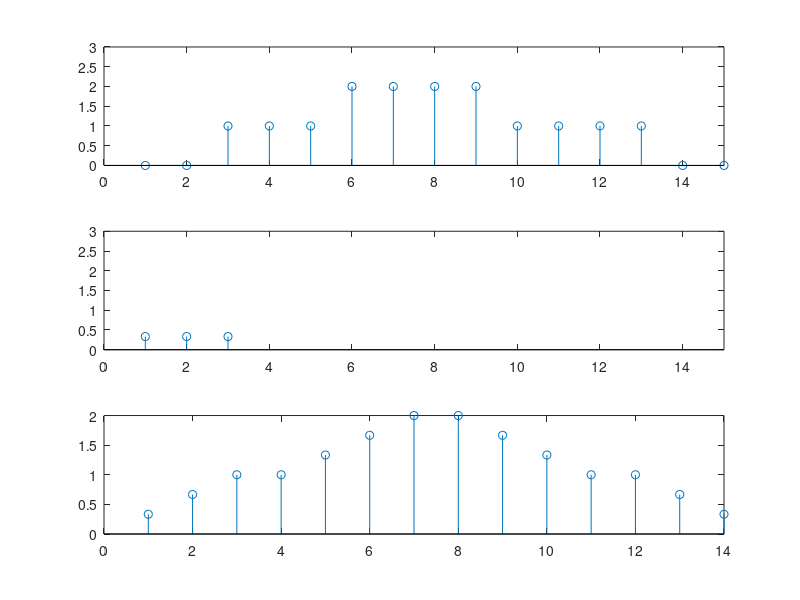

Write MATLAB code to recreate this figure.
tabx = [1 1 1 1 2 2 2 2 1 1 1 1];
tabtempx = [0 0 1 1 1 2 2 2 2 1 1 1 1 0 0]
% Filtre passe-bas (à compléter)
tabh = [1/3,1/3,1/3];
% Convolution (à compléter)
tabz = conv(tabh,tabx);
% Affichage
figure(1);
subplot(3,1,1)
stem(tabtempx)
axis([0 length(tabtempx) 0 3])
subplot(3,1,2)
stem(tabh)
axis([0 length(tabtempx) 0 3])
subplot(3,1,3)
stem(tabz)% Filtre passe-bas de longueur 11 (à compléter) N = 11; tabh = __________;